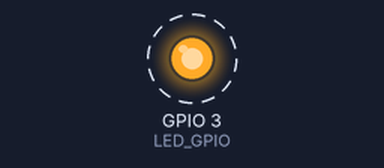
This sketch was run on a simulated ESP32-S3. Parts: output pins drawn as LEDs (lit = HIGH). Dashed ring = blinking.

Above: at 0.5 s.
Timing chart, 0 to 4.6 s (numbered marks = the images above):
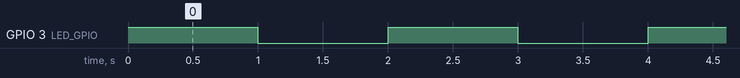

Measured:
- by itself, GPIO 3 (LED_GPIO): alternates HIGH for 1.0 s and LOW for 1.0 s

The sketch:

04.11_Digital_output_LED.ino
```cpp
/*  04.010 - ESP32-S3 Digital Output Blink LED Example
 *
 *  This sketch toggles the state of an LED connected to a GPIO pin of the ESP32-S3 Dev Kit.
 *
 *  This version is updated to be compatible with the ESP32-S3 using the latest Arduino-ESP32
 *  core (v3.x and later).
 *
 *  Components
 *  ----------
 *  - ESP32-S3 Dev Kit
 *  - LED
 *  - 330 Ohm resistor
 *
 *  IDE
 *  ---
 *  Arduino IDE with ESP32 Arduino Core
 *  https://github.com/espressif/arduino-esp32
 *
 *  Libraries
 *  ---------
 *  - None
 *
 *  Connections
 *  -----------
 *
 *  ESP32-S3 Dev Kit |     LED
 *  ------------------------------
 *        GND        |     Cathode (short leg)
 *        GPIO5      |     Anode (long leg) via resistor
 *
 *  You may use a different GPIO. Make sure it supports digital output.
 *  For ESP32-S3, available GPIOs include 0–21 (excluding special-purpose pins).
 *
 *  Notes
 *  -----
 *  - This sketch replaces GPIO32 from the original ESP32 version with GPIO3,
 *    which is available on the ESP32-S3.
 *  - The built-in LED (if available) may also be connected to GPIO3 or GPIO8 depending on the board.
 *
 *  Created by Peter Dalmaris
 *  Updated for ESP32-S3 in July 2025
 */

const byte LED_GPIO = 3;

void setup() {
  pinMode(LED_GPIO, OUTPUT);
}

void loop() {
  digitalWrite(LED_GPIO, HIGH);  // turn the LED on
  delay(1000);                   // wait for a second
  digitalWrite(LED_GPIO, LOW);   // turn the LED off
  delay(1000);                   // wait for a second
}
```
